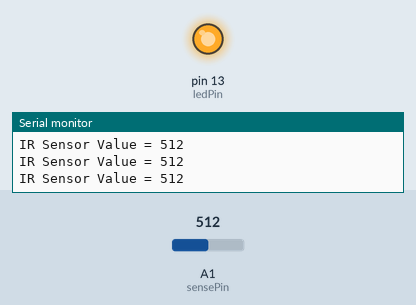
Simulated run of this sketch. Board: Arduino Uno, built with avr-gcc and run on an emulated ATmega328P. Parts: output pins drawn as LEDs (lit = HIGH), the last lines printed to the serial monitor. The test bench sets the inputs (shaded band); at power-on: A1 (sensePin) = 512.

Above: at 1.2 s.
1.3 s: A1 (sensePin) set to 741
4.3 s: A1 (sensePin) set to 766
At 5.2 s:
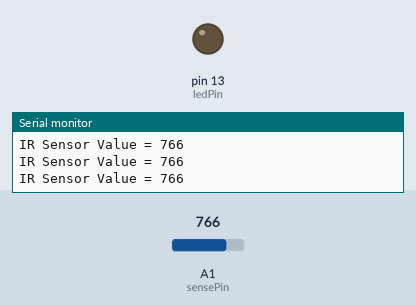
5.8 s: A1 (sensePin) set to 740
At 6.2 s:
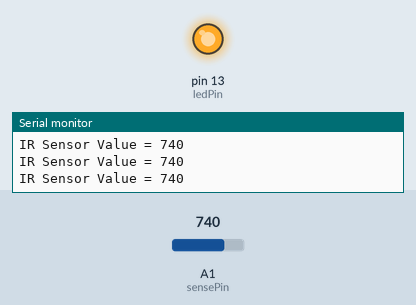
7.3 s: A1 (sensePin) set to 760
At 7.9 s:
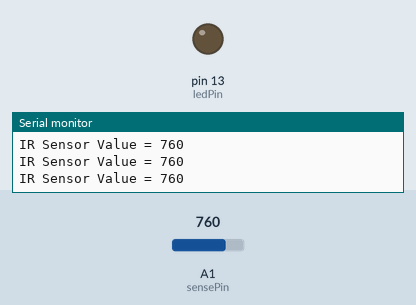
Timing chart, 0 to 10.3 s (numbered marks = the images above; inputs shaded):
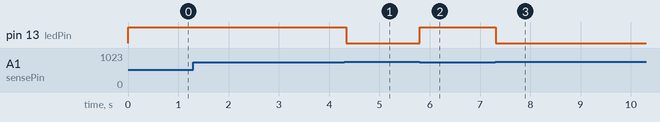

The sketch:

IRSensor.ino
```cpp
int sensePin = A1;
int ledPin = 13;

void setup() {
  Serial.begin(9600);

  analogReference(DEFAULT);           // Analog Reference of 5V is default, I know not needed.
  pinMode(ledPin, OUTPUT);            // set ledPin as output
  pinMode(sensePin, INPUT);           // set sensePin as input
  digitalWrite(sensePin, HIGH);       // set pullup on analog 1
}

void loop() {
  int val = analogRead(sensePin);

  Serial.print("IR Sensor Value = ");
  Serial.println(val);
  Serial.println("");

  if(val < 750)
    digitalWrite(ledPin, HIGH);       // value less then 1000, turn on led
  else
    digitalWrite(ledPin, LOW);        // value greater then 1000, turn off led
  delay(50);

}
```

Measured:
- the behaviour switches between 749 and 750 on A1 (sensePin) (found by bisection; images 0 and 1)
- after the input at 4.3 s, pin 13 (ledPin): HIGH → LOW at once
- after the input at 5.8 s, pin 13 (ledPin): LOW → HIGH at once
- after the input at 7.3 s, pin 13 (ledPin): HIGH → LOW at once
